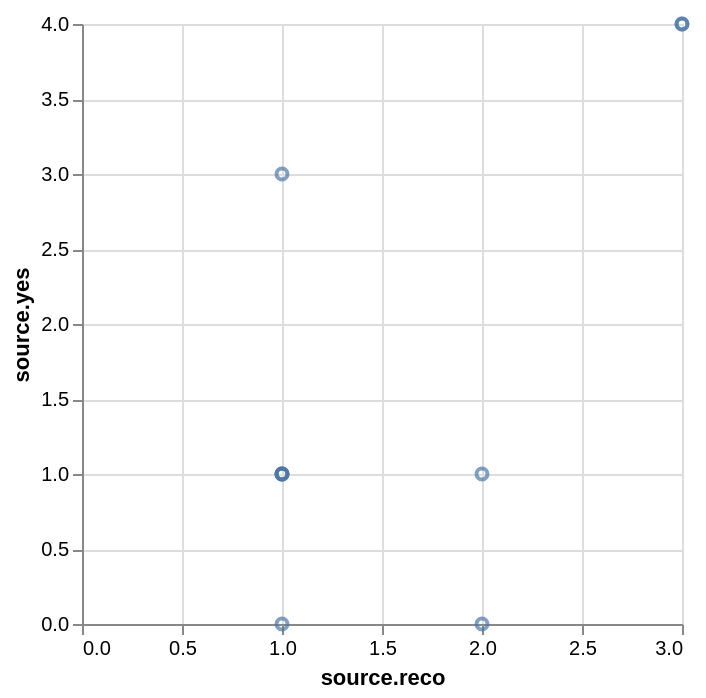

Describe this chart as a Vega-Lite specification.
### Vega-Lite specification from a JSON file in a GitHub repository (floating-point values rounded to 4 significant figures)
{"$schema": "https://vega.github.io/schema/vega-lite/v5.json", "data": {"values": {"hits": {"hits": [{"source": {"reco": 2, "yes": 1}}, {"source": {"reco": 3, "yes": 4}}, {"source": {"reco": 2, "yes": 0}}, {"source": {"reco": 1, "yes": 3}}, {"source": {"reco": 3, "yes": 4}}, {"source": {"reco": 1, "yes": 1}}, {"source": {"reco": 1, "yes": 1}}, {"source": {"reco": 1, "yes": 1}}, {"source": {"reco": 1, "yes": 0}}, {"source": {"reco": 1, "yes": 1}}]}}, "format": {"property": "hits.hits"}}, "mark": "point", "encoding": {"x": {"field": "source.reco", "type": "quantitative"}, "y": {"field": "source.yes", "type": "quantitative"}}}
